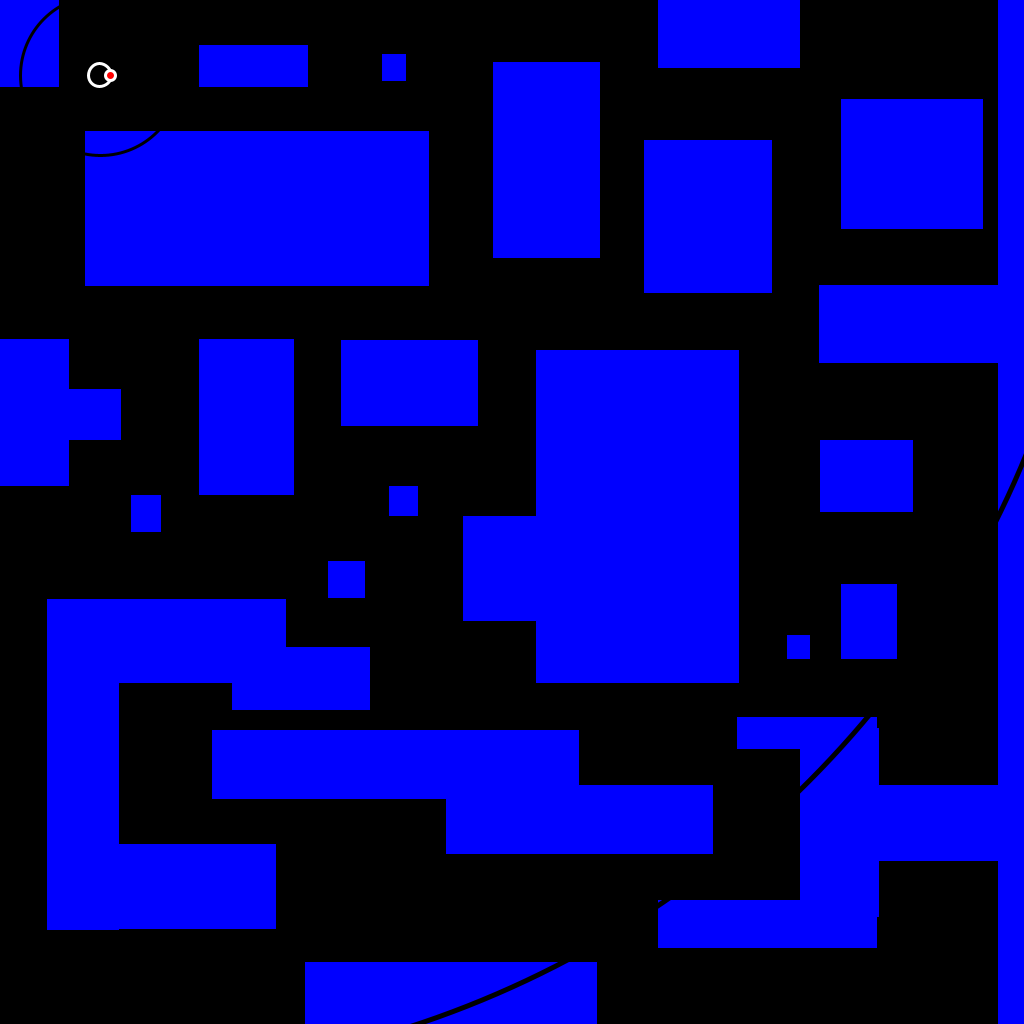
Frame 1 (no input)
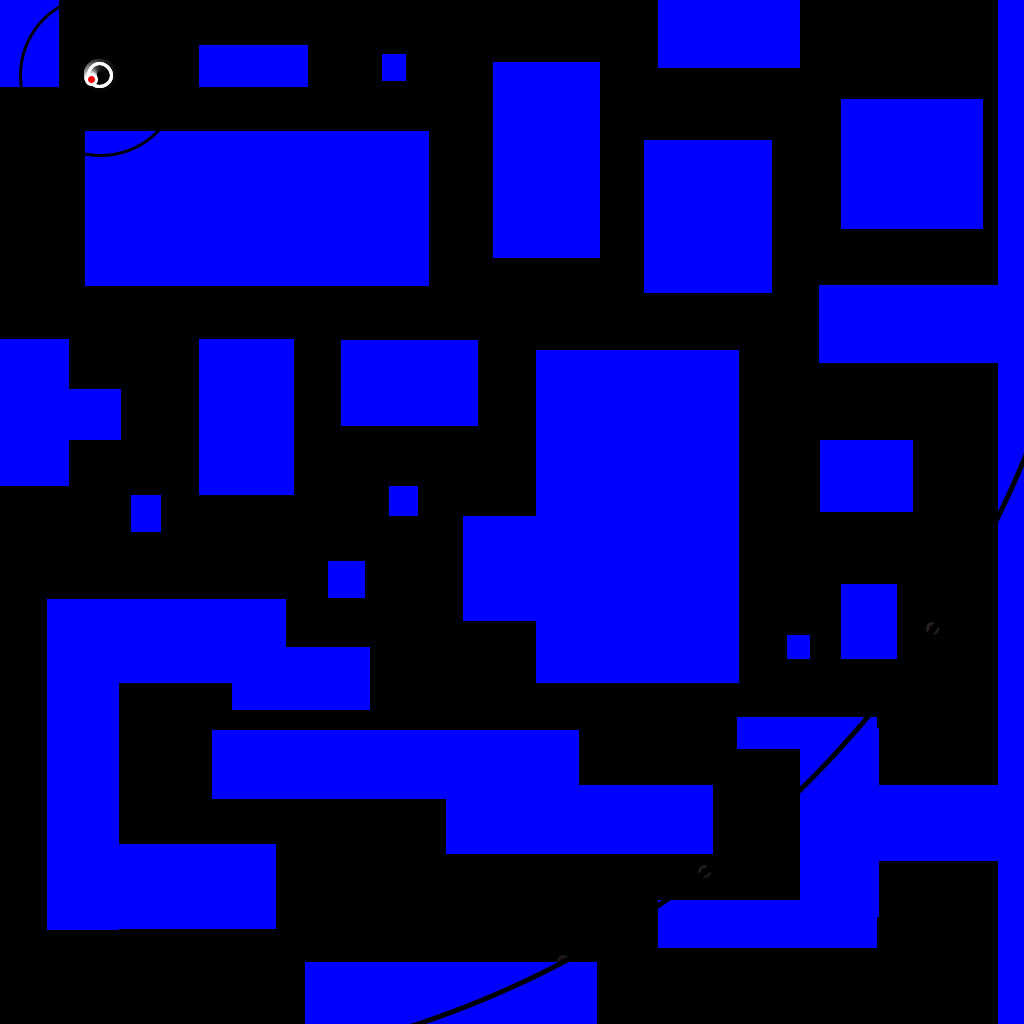
Frame 60 (the mouse pressed at the canvas centre just before this capture)
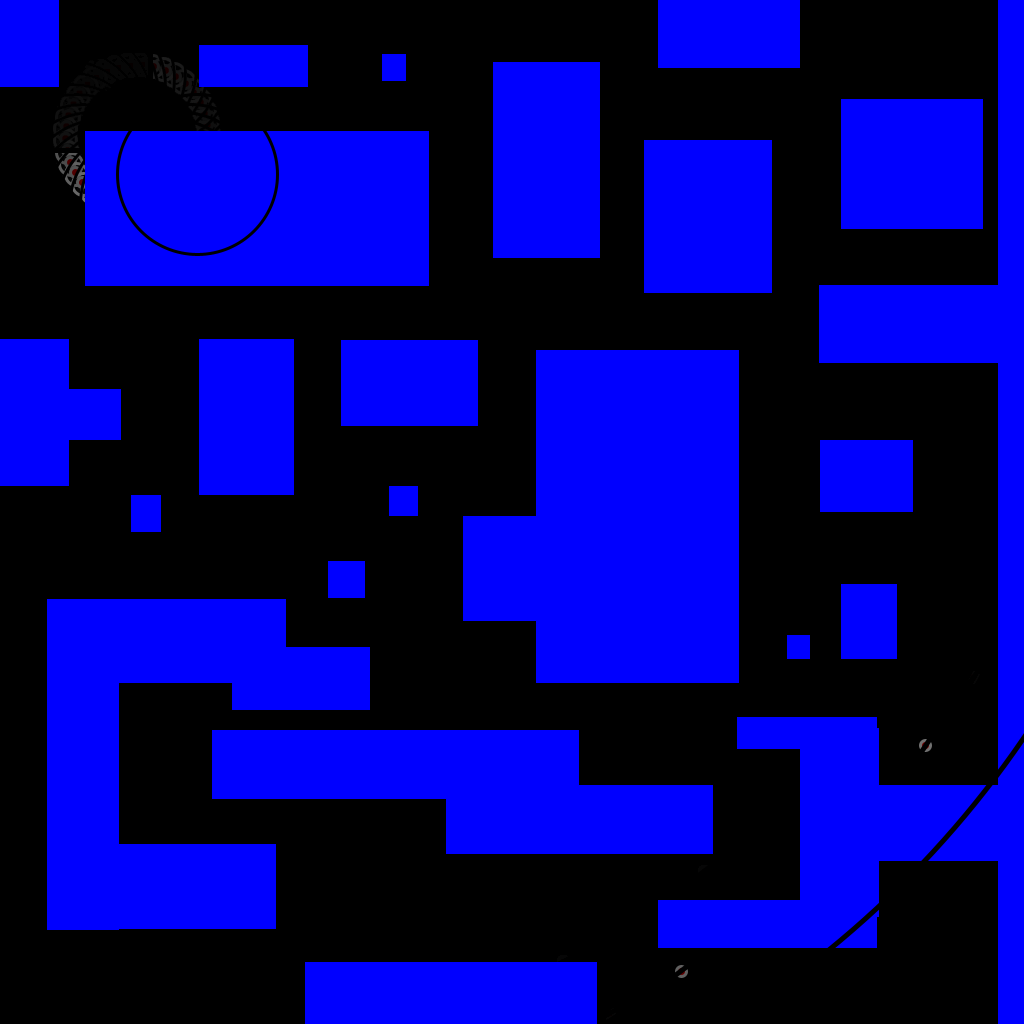
Frame 120 (the mouse held since frame 60 and released just before this capture)

The Processing sketch that drew these frames (run headless with seeded random() and noise(); from frame 60 on, the mouse is pressed at the canvas centre):

// Processing sketch: processing_21876
// ── processing_21876.pde


float orbitalX;
float orbitalY;
float frequency = 8;
float angle; 

float diameter = 20;

PVector position = new PVector(100, 75);
PVector acceleration; //new PVector//(-0.2, 0.2);
PVector vDirection; //new PVector(1,1);

float x = 0;
float y = 0;

float circleLocationX;
float circleLocationY;
float circleRadius = diameter/2;

float rectangleLocationX = width/2;
float rectangleLocationY = height/2;
float rectangleWidth = 100.0;
float rectangleHeight = 100.0;

//array blips = new array[];
//////////////////////////////////////////////////////////////////////////////////////////// Setup
void setup()
{
 frameRate(30);
 size(1024,1024);
 smooth();
 rectMode(CORNER);
// ellipseMode(CENTER);
background(0);

 
}

//////////////////////////////////////////////////////////////////////////////////////////// Draw
void draw()
{
    //background(0, 0 , 0, 50);
    fill(0,0,0, 20);
    rect(0, 0, 1024, 1024);
    //position = new PVector(300, 300);
    
    //DRAw RECT

   // translate(width/2, height/2);
    rect (rectangleLocationX, rectangleLocationY, rectangleWidth, rectangleHeight);
    vDirection = new PVector(orbitalX,orbitalY);

    
    //orbitalX = position.x + cos(radians(angle))*(diameter/2);
    //orbitalY = position.y + sin(radians(angle))*(diameter/2); 
  
    orbitalX = x + cos(radians(angle))*(diameter/2);
    orbitalY = y + sin(radians(angle))*(diameter/2);
  
    acceleration = new PVector(orbitalX*1.2, orbitalY*1.2); 
    //draws player
    
//    
//    for (int i = 0; i <= 10; i++)
//    { 
//       strokeWeight(i);
//       if(i == 8)
//       {
//       i = 0;
//       }  
//    }
    
    stroke(255);
    strokeWeight(3);
    ellipse(x + position.x, y + position.y , diameter/.9, diameter/.9); 
    //ellipse(orbitalX, orbitalY, 10, 10);
   
   // Draws Orbiters
   // noFill();
    fill(255,0,0);
    ellipse(x+position.x +  cos(radians(angle))*(diameter/2), y+position.y+sin(radians(angle))*(diameter/2), 10, 10);
    ellipse(x+position.x +  cos(radians(angle))*(diameter*50), y+position.y+sin(radians(angle))*(diameter*50), 10, 10);
     
    angle -= frequency*1.2; 
      
    //CIRClE COORDINATES
    circleLocationX = x + position.x;
    circleLocationY = y + position.y; 
    
    /// DRAWING WALLS -______________-__-_-_-_-_
    fill(0, 0, 255);
    noStroke();
    
    drawWalls(841, 99, 142, 130);   
    drawWalls(644, 140, 128, 153);
    drawWalls(819, 285, 200, 78);
    drawWalls(658, -6, 142, 74);
    drawWalls(493, 62, 107, 196);
    
    drawWalls(85, 131, 344, 155);
    drawWalls(199, 45, 109, 42);
    drawWalls(820, 440, 93, 72);
    drawWalls(536, 350, 203, 333);
    drawWalls(463, 516, 94, 105);
    
    drawWalls(341, 340, 137, 86);
    drawWalls(199, 339, 95, 156);
    drawWalls(0, 339, 69, 147);
    drawWalls(50, 389, 71, 51);
    drawWalls(841, 584, 56, 75);
    
    drawWalls(737, 717, 140, 32);
    drawWalls(800, 728, 79, 189);
    drawWalls(865, 785, 160, 76);
    drawWalls(658, 900, 219, 48);
    drawWalls(446, 785, 267, 69);
    
    drawWalls(212, 730, 367, 69);
    drawWalls(106, 599, 180, 84);
    drawWalls(110, 844, 166, 85);
    drawWalls(47, 599, 72, 331);
    drawWalls(305, 962, 292, 62);
    
    drawWalls(998, 0, 26, 1024);
    
    drawWalls(232, 647, 138, 63);
    
    drawWalls(787, 635, 23, 24);
    drawWalls(389, 486, 29, 30);
    drawWalls(328, 561, 37, 37);
    drawWalls(131, 495, 30, 37);
    drawWalls(382, 54, 24, 27);
    drawWalls(0, 0, 59, 87);
    
    
    boolean collisionDetected = isCollidingCircleRectangle(circleLocationX, circleLocationY, circleRadius, 
    rectangleLocationX, rectangleLocationY, rectangleWidth, rectangleHeight);
    
    if (collisionDetected == true)
    {
      fill(255,0,0);
    }
    else
    {
      fill(255);
    }
      
    //targeting ellipse
  
    stroke(0);
    strokeWeight(3);
    noFill();
    ellipse(x + position.x, y + position.y , diameter*8, diameter*8);
    strokeWeight(5);
    ellipse(x + position.x, y + position.y , diameter*100, diameter*100); 
    move(); 
    spawnBlips(); 
}

//////////////////////////////////////////////////////////////////////////////////////////// Move
void move()
{
   
     if(mousePressed)
     { 
        //vDirection.add(acceleration);
        vDirection.sub(position);
        //position.add(vDirection);
        position.add(acceleration);
      
     }
}

//////////////////////////////////////////////////////////////////////////////////////////// Draw Wall Blocks
void drawWalls(float cornX, float cornY, float wWidth, float wHeight)
{
  rectMode(CORNER);
  rect(cornX, cornY, wWidth, wHeight);
}

//////////////////////////////////////////////////////////////////////////////////////////// Collision
boolean isCollidingCircleRectangle(
      float circleX,
      float circleY,
      float radius,
      float rectangleX,
      float rectangleY,
      float rectangleWidth,
      float rectangleHeight)
{
    float circleDistanceX = abs(circleX - rectangleX - rectangleWidth/2);
    float circleDistanceY = abs(circleY - rectangleY - rectangleHeight/2);
 
    if (circleDistanceX > (rectangleWidth/2 + radius)) { return false; }
    if (circleDistanceY > (rectangleHeight/2 + radius)) { return false; }
 
    if (circleDistanceX <= (rectangleWidth/2)) { return true; }
    if (circleDistanceY <= (rectangleHeight/2)) { return true; }
 
    float cornerDistance_sq = pow(circleDistanceX - rectangleWidth/2, 2) +
                         pow(circleDistanceY - rectangleHeight/2, 2);
 
    return (cornerDistance_sq <= pow(radius,2));
    
}

//////////////////////////////////////////////////////////////////////////////////////////// Place Markers
void spawnBlips()
{


  for (int i = 0; i < 10; i++)
  {
    //blip = new 
    //ellipse(int)Math.random(width), (int)Math.random(height), 15, 15);
  }
}
